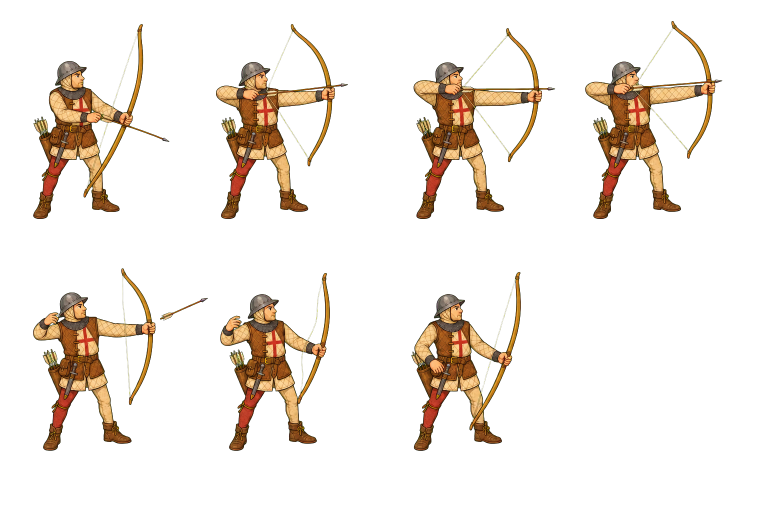
#> input picture src/assets/english-longbowman-upward-shot-inbetweens-v2.png, 1536 x 1024 px (shown at 1/2 size)
$ python extract_smooth_archer_frames.py
#> lines starting #> are read from the running program, lines starting #| are printed output that depends on the picture
from pathlib import Path

from PIL import Image


ROOT = Path(__file__).resolve().parents[1]
SOURCE = ROOT / "src/assets/english-longbowman-upward-shot-inbetweens-v2.png"
OUTPUT = ROOT / "src/assets/english-longbowman-upward-shot-frames"
CELL_WIDTH = 384
CELL_HEIGHT = 512
SOURCE_PIXEL_SCALE = 1.63
PADDING = 18
NAMES = [
    "smooth-01-lift-and-nock.png",
    "smooth-02-early-draw.png",
    "smooth-03-stronger-draw.png",
    "smooth-04-final-pull.png",
    "smooth-05-string-snap.png",
    "smooth-06-follow-through.png",
    "smooth-07-settle.png",
]


def main():
    sheet = Image.open(SOURCE).convert("RGBA")
#> sheet is the input picture: PIL image 1536x1024 RGBA; mean R, G, B, A 20.7, 14.2, 7.6, 33.8
    OUTPUT.mkdir(parents=True, exist_ok=True)

    for index, name in enumerate(NAMES):
        column = index % 4
        row = index // 4
        cell = sheet.crop(
            (
                column * CELL_WIDTH,
                row * CELL_HEIGHT,
                (column + 1) * CELL_WIDTH,
                (row + 1) * CELL_HEIGHT,
            )
        )
        bounds = cell.getchannel("A").getbbox()
        if bounds is None:
            raise RuntimeError(f"Sprite cell {index + 1} is empty")

        sprite = cell.crop(bounds)
        sprite = sprite.resize(
            (
                round(sprite.width * SOURCE_PIXEL_SCALE),
                round(sprite.height * SOURCE_PIXEL_SCALE),
            ),
            Image.Resampling.LANCZOS,
        )
        framed = Image.new(
            "RGBA",
            (sprite.width + PADDING * 2, sprite.height + PADDING * 2),
            (0, 0, 0, 0),
        )
        framed.alpha_composite(sprite, (PADDING, PADDING))
        framed.save(OUTPUT / name, optimize=True)
#> this loop made 7 passes
#> bounds on passes 1 to 7: (66, 48, 339, 438), (48, 48, 312, 438), (59, 56, 343, 438), (18, 42, 293, 438), (66, 24, 384, 390), (0, 34, 276, 390), (54, 31, 274, 390)
#> pass 1, in main, `cell = sheet.crop( ( column * CELL_WIDTH, row * CELL_HEIGHT, (column +..`:
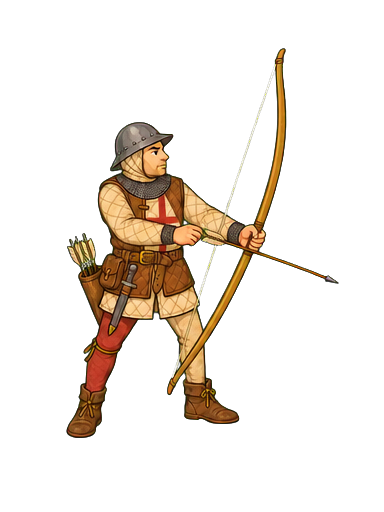
#> cell: PIL image 384x512 RGBA; mean R, G, B, A 22.7, 15.6, 8.4, 37.4; transparent parts drawn white
#> pass 1, in main, `sprite = cell.crop(bounds)`:
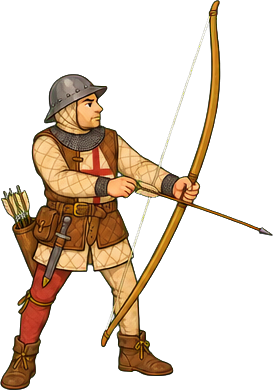
#> sprite: PIL image 273x390 RGBA; mean R, G, B, A 41.9, 28.8, 15.5, 69; transparent parts drawn white
#> pass 1, in main, `sprite = sprite.resize( ( round(sprite.width * SOURCE_PIXEL_SCALE), ro..`:
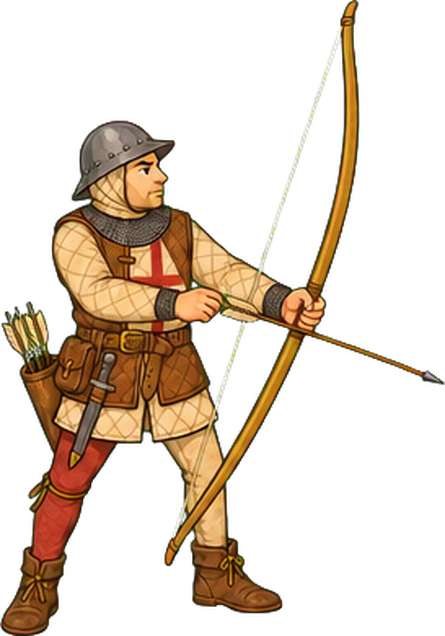
#> sprite: PIL image 445x636 RGBA; mean R, G, B, A 42.6, 29.5, 15.8, 69; transparent parts drawn white
#> after the loop:
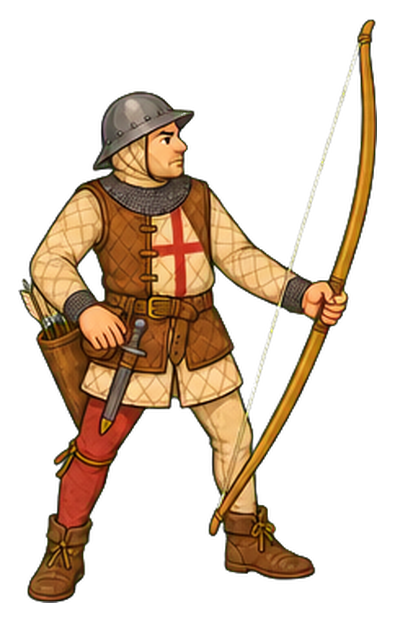
#> framed: PIL image 395x621 RGBA; mean R, G, B, A 49.8, 34, 18.2, 80.5; transparent parts drawn white
#> after the loop:
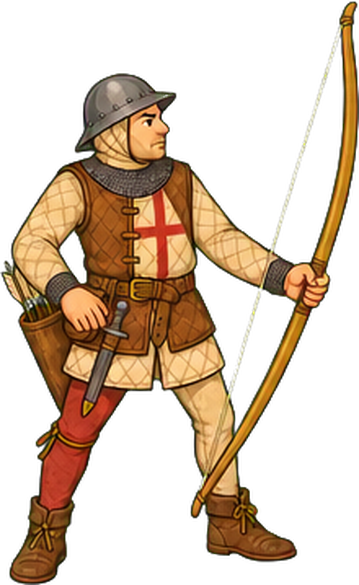
#> sprite: PIL image 359x585 RGBA; mean R, G, B, A 58.2, 39.7, 21.3, 94; transparent parts drawn white


if __name__ == "__main__":
    main()
